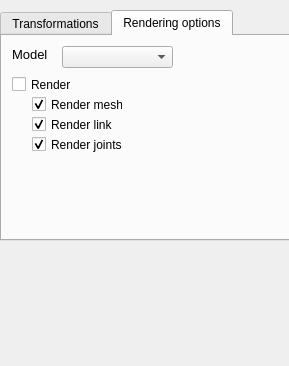
<?xml version="1.0" encoding="UTF-8"?>
<ui version="4.0">
 <class>SideWidget</class>
 <widget class="QWidget" name="SideWidget">
  <property name="geometry">
   <rect>
    <x>0</x>
    <y>0</y>
    <width>289</width>
    <height>366</height>
   </rect>
  </property>
  <property name="sizePolicy">
   <sizepolicy hsizetype="Fixed" vsizetype="Preferred">
    <horstretch>0</horstretch>
    <verstretch>0</verstretch>
   </sizepolicy>
  </property>
  <property name="minimumSize">
   <size>
    <width>269</width>
    <height>0</height>
   </size>
  </property>
  <property name="windowTitle">
   <string>Form</string>
  </property>
  <widget class="QTabWidget" name="tabWidget">
   <property name="geometry">
    <rect>
     <x>0</x>
     <y>10</y>
     <width>291</width>
     <height>231</height>
    </rect>
   </property>
   <property name="currentIndex">
    <number>1</number>
   </property>
   <widget class="QWidget" name="Transformations">
    <attribute name="title">
     <string>Transformations</string>
    </attribute>
    <widget class="QGroupBox" name="groupBox">
     <property name="geometry">
      <rect>
       <x>0</x>
       <y>10</y>
       <width>271</width>
       <height>261</height>
      </rect>
     </property>
     <property name="title">
      <string>Transformations</string>
     </property>
     <widget class="QWidget" name="layoutWidget">
      <property name="geometry">
       <rect>
        <x>3</x>
        <y>21</y>
        <width>261</width>
        <height>230</height>
       </rect>
      </property>
      <layout class="QFormLayout" name="formLayout">
       <item row="0" column="0">
        <widget class="QLabel" name="label">
         <property name="text">
          <string>Rotate around x</string>
         </property>
         <property name="buddy">
          <cstring>rotate_x_slider</cstring>
         </property>
        </widget>
       </item>
       <item row="0" column="1">
        <widget class="QSlider" name="rotate_x_slider">
         <property name="minimum">
          <number>-180</number>
         </property>
         <property name="maximum">
          <number>180</number>
         </property>
         <property name="orientation">
          <enum>Qt::Horizontal</enum>
         </property>
        </widget>
       </item>
       <item row="1" column="0">
        <widget class="QLabel" name="label_2">
         <property name="text">
          <string>Rotate around y</string>
         </property>
         <property name="buddy">
          <cstring>rotate_y_slider</cstring>
         </property>
        </widget>
       </item>
       <item row="1" column="1">
        <widget class="QSlider" name="rotate_y_slider">
         <property name="minimum">
          <number>-180</number>
         </property>
         <property name="maximum">
          <number>180</number>
         </property>
         <property name="orientation">
          <enum>Qt::Horizontal</enum>
         </property>
        </widget>
       </item>
       <item row="2" column="0">
        <widget class="QLabel" name="label_3">
         <property name="text">
          <string>Rotate around z</string>
         </property>
         <property name="buddy">
          <cstring>rotate_z_slider</cstring>
         </property>
        </widget>
       </item>
       <item row="2" column="1">
        <widget class="QSlider" name="rotate_z_slider">
         <property name="minimum">
          <number>-180</number>
         </property>
         <property name="maximum">
          <number>180</number>
         </property>
         <property name="orientation">
          <enum>Qt::Horizontal</enum>
         </property>
        </widget>
       </item>
       <item row="3" column="0">
        <widget class="QLabel" name="label_4">
         <property name="text">
          <string>Zoom factor</string>
         </property>
         <property name="buddy">
          <cstring>zoom_factor_spin_box</cstring>
         </property>
        </widget>
       </item>
       <item row="3" column="1">
        <widget class="QDoubleSpinBox" name="zoom_factor_spin_box">
         <property name="decimals">
          <number>5</number>
         </property>
         <property name="minimum">
          <double>0.000100000000000</double>
         </property>
         <property name="maximum">
          <double>10000.000000000000000</double>
         </property>
         <property name="singleStep">
          <double>0.100000000000000</double>
         </property>
         <property name="value">
          <double>1.000000000000000</double>
         </property>
        </widget>
       </item>
       <item row="4" column="0">
        <widget class="QLabel" name="label_5">
         <property name="text">
          <string>Translate along x</string>
         </property>
         <property name="buddy">
          <cstring>trans_x_spin_box</cstring>
         </property>
        </widget>
       </item>
       <item row="4" column="1">
        <widget class="QDoubleSpinBox" name="trans_x_spin_box">
         <property name="minimum">
          <double>-100.000000000000000</double>
         </property>
         <property name="maximum">
          <double>100.000000000000000</double>
         </property>
         <property name="singleStep">
          <double>0.100000000000000</double>
         </property>
        </widget>
       </item>
       <item row="5" column="0">
        <widget class="QLabel" name="label_6">
         <property name="text">
          <string>Translate along y</string>
         </property>
         <property name="buddy">
          <cstring>trans_y_spin_box</cstring>
         </property>
        </widget>
       </item>
       <item row="5" column="1">
        <widget class="QDoubleSpinBox" name="trans_y_spin_box">
         <property name="minimum">
          <double>-100.000000000000000</double>
         </property>
         <property name="maximum">
          <double>100.000000000000000</double>
         </property>
         <property name="singleStep">
          <double>0.100000000000000</double>
         </property>
        </widget>
       </item>
       <item row="6" column="0">
        <widget class="QLabel" name="label_7">
         <property name="text">
          <string>Translate along z</string>
         </property>
         <property name="buddy">
          <cstring>trans_z_spin_box</cstring>
         </property>
        </widget>
       </item>
       <item row="6" column="1">
        <widget class="QDoubleSpinBox" name="trans_z_spin_box">
         <property name="minimum">
          <double>-100.000000000000000</double>
         </property>
         <property name="maximum">
          <double>100.000000000000000</double>
         </property>
         <property name="singleStep">
          <double>0.100000000000000</double>
         </property>
        </widget>
       </item>
      </layout>
     </widget>
    </widget>
   </widget>
   <widget class="QWidget" name="Rendering_options">
    <attribute name="title">
     <string>Rendering options</string>
    </attribute>
    <widget class="QComboBox" name="comboBox_2">
     <property name="geometry">
      <rect>
       <x>60</x>
       <y>10</y>
       <width>111</width>
       <height>22</height>
      </rect>
     </property>
    </widget>
    <widget class="QLabel" name="label_8">
     <property name="geometry">
      <rect>
       <x>10</x>
       <y>10</y>
       <width>51</width>
       <height>16</height>
      </rect>
     </property>
     <property name="font">
      <font>
       <pointsize>10</pointsize>
      </font>
     </property>
     <property name="text">
      <string>Model</string>
     </property>
    </widget>
    <widget class="QCheckBox" name="checkBox_render">
     <property name="geometry">
      <rect>
       <x>10</x>
       <y>40</y>
       <width>70</width>
       <height>17</height>
      </rect>
     </property>
     <property name="text">
      <string>Render</string>
     </property>
    </widget>
    <widget class="QCheckBox" name="checkBox_render_joints">
     <property name="geometry">
      <rect>
       <x>30</x>
       <y>100</y>
       <width>91</width>
       <height>17</height>
      </rect>
     </property>
     <property name="text">
      <string>Render joints</string>
     </property>
     <property name="checked">
      <bool>true</bool>
     </property>
    </widget>
    <widget class="QCheckBox" name="checkBox_render_links">
     <property name="geometry">
      <rect>
       <x>30</x>
       <y>80</y>
       <width>81</width>
       <height>17</height>
      </rect>
     </property>
     <property name="text">
      <string>Render links</string>
     </property>
     <property name="checked">
      <bool>true</bool>
     </property>
    </widget>
    <widget class="QCheckBox" name="checkBox_render_mesh">
     <property name="geometry">
      <rect>
       <x>30</x>
       <y>60</y>
       <width>91</width>
       <height>17</height>
      </rect>
     </property>
     <property name="text">
      <string>Render mesh</string>
     </property>
     <property name="checked">
      <bool>true</bool>
     </property>
    </widget>
   </widget>
  </widget>
 </widget>
 <resources/>
 <connections/>
</ui>
